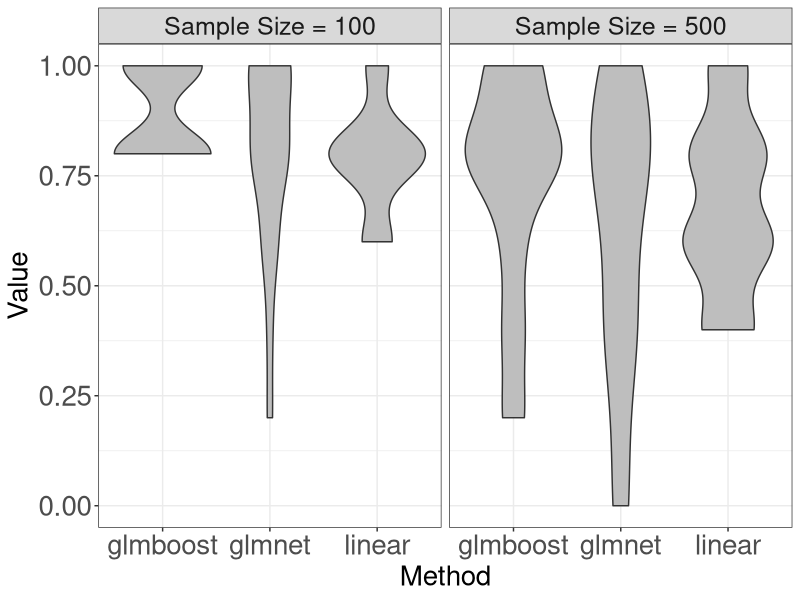

Reproduce this figure in R.

library(ggplot2)
library(gridExtra)
## Sample size 100
mu <- c(1, 1, 1, 1, 1, 2, 2, 2, 2, 2, 3, 3, 3, 3, 3, 4, 4, 4, 4, 4)
tau <- c(1, 2, 3, 4, 5, 1, 2, 3, 4, 5, 1, 2, 3, 4, 5, 1, 2, 3, 4, 5)
## linear
linear <- c(0.6, 0.6, 0.6, 0.8, 0.6, 0.8, 0.8, 0.8, 0.8, 1, 0.8, 0.8, 0.8, 0.8, 1, 0.8, 0.8, 0.8, 0.8, 1)
## glmnet
glmnet <- c(1, 1, 1, 1, 1, 0.8, 0.6, 0.2, 0.8, 0.8, 0.8, 1, 0.6, 0.8, 1, 1, 0.8, 0.4, 0.8, 0.6)
## glmboost
glmboost <- c(0.8, 0.8, 0.8, 0.8, 0.8, 1, 1, 1, 0.8, 1, 0.8, 0.8, 0.8, 0.8, 1, 1, 1, 1, 0.8, 1)

data_100 <- data.frame(
  Method = rep(c("linear", "glmnet", "glmboost"), each = length(linear)),
  Value = c(linear, glmnet, glmboost),
  SampleSize = rep("100", each = length(linear))
)

## Sample size 500
mu <- c(1, 1, 1, 1, 1, 2, 2, 2, 2, 2, 3, 3, 3, 3, 3, 4, 4, 4, 4, 4)
tau <- c(1, 2, 3, 4, 5, 1, 2, 3, 4, 5, 1, 2, 3, 4, 5, 1, 2, 3, 4, 5)
## linear
linear <- c(0.6, 0.6, 0.6, 0.8, 0.6, 0.8, 0.8, 0.8, 1, 0.8, 0.4, 0.4, 0.4, 1, 0.4, 0.6, 0.6, 0.6, 1, 0.8)
## glmnet
glmnet <- c(0.8, 0.8, 1, 1, 0.8, 0.8, 0.8, 0, 0.4, 0.8, 0.4, 0.8, 1, 0.4, 0.4, 0.6, 0.6, 0, 0.2, 1)
## glmboost
glmboost <- c(0.8, 0.8, 0.8, 1, 1, 0.8, 0.8, 0.8, 1, 0.8, 0.4, 0.2, 0.2, 1, 0.4, 0.8, 0.6, 0.6, 1, 0.8)

data_500 <- data.frame(
  Method = rep(c("linear", "glmnet", "glmboost"), each = length(linear)),
  Value = c(linear, glmnet, glmboost),
  SampleSize = rep("500", each = length(linear))
)

combined_data <- rbind(data_100, data_500)

# Plot with facets
ggplot(combined_data, aes(x = Method, y = Value, fill = Method)) +
  geom_violin(fill = 'gray') +
  labs(x = "Method",
       y = "Value") +
  facet_wrap(~ SampleSize, ncol = 2, labeller = as_labeller(c("100" = "Sample Size = 100", "500" = "Sample Size = 500"))) +
  theme_bw() +
  theme(axis.text.x = element_text(size = 20), 
        axis.text.y = element_text(size = 20),
        axis.title = element_text(size = 20), 
        strip.text = element_text(size = 18),
        text = element_text(size = 20))
